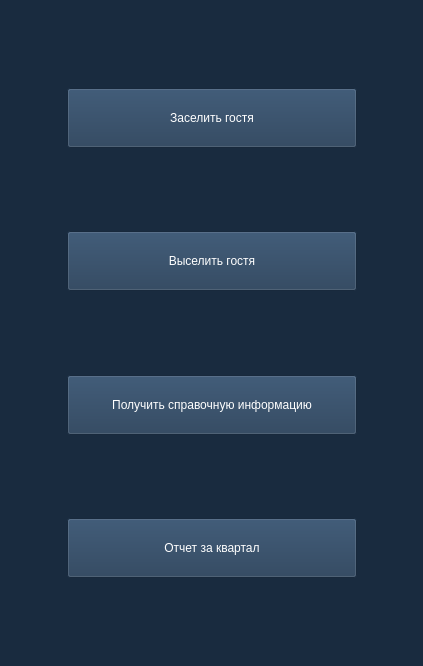
<?xml version="1.0" encoding="UTF-8"?>
<ui version="4.0">
 <class>actionChooseReception</class>
 <widget class="QWidget" name="actionChooseReception">
  <property name="geometry">
   <rect>
    <x>0</x>
    <y>0</y>
    <width>423</width>
    <height>666</height>
   </rect>
  </property>
  <property name="windowTitle">
   <string>Form</string>
  </property>
  <property name="styleSheet">
   <string notr="true">background-color: rgb(25,43,63)</string>
  </property>
  <layout class="QHBoxLayout" name="horizontalLayout">
   <item>
    <spacer name="horizontalSpacer">
     <property name="orientation">
      <enum>Qt::Horizontal</enum>
     </property>
     <property name="sizeHint" stdset="0">
      <size>
       <width>41</width>
       <height>20</height>
      </size>
     </property>
    </spacer>
   </item>
   <item>
    <layout class="QVBoxLayout" name="verticalLayout_3">
     <item>
      <spacer name="verticalSpacer">
       <property name="orientation">
        <enum>Qt::Vertical</enum>
       </property>
       <property name="sizeHint" stdset="0">
        <size>
         <width>20</width>
         <height>40</height>
        </size>
       </property>
      </spacer>
     </item>
     <item>
      <widget class="QPushButton" name="add_guest">
       <property name="minimumSize">
        <size>
         <width>290</width>
         <height>60</height>
        </size>
       </property>
       <property name="styleSheet">
        <string notr="true">background-color: rgb(33, 57, 84);
color: rgb(255, 255, 255);
selection-background-color: rgb(65, 116, 167);
selection-color: rgb(25, 44, 64);
border-color: rgb(25,43,63);</string>
       </property>
       <property name="text">
        <string>Заселить гостя</string>
       </property>
      </widget>
     </item>
     <item>
      <spacer name="verticalSpacer_2">
       <property name="orientation">
        <enum>Qt::Vertical</enum>
       </property>
       <property name="sizeHint" stdset="0">
        <size>
         <width>20</width>
         <height>40</height>
        </size>
       </property>
      </spacer>
     </item>
     <item>
      <widget class="QPushButton" name="remove_guest">
       <property name="minimumSize">
        <size>
         <width>290</width>
         <height>60</height>
        </size>
       </property>
       <property name="styleSheet">
        <string notr="true">background-color: rgb(33, 57, 84);
color: rgb(255, 255, 255);
selection-background-color: rgb(65, 116, 167);
selection-color: rgb(25, 44, 64);
border-color: rgb(25,43,63);</string>
       </property>
       <property name="text">
        <string>Выселить гостя</string>
       </property>
      </widget>
     </item>
     <item>
      <spacer name="verticalSpacer_3">
       <property name="orientation">
        <enum>Qt::Vertical</enum>
       </property>
       <property name="sizeHint" stdset="0">
        <size>
         <width>20</width>
         <height>40</height>
        </size>
       </property>
      </spacer>
     </item>
     <item>
      <widget class="QPushButton" name="get_info">
       <property name="minimumSize">
        <size>
         <width>290</width>
         <height>60</height>
        </size>
       </property>
       <property name="styleSheet">
        <string notr="true">background-color: rgb(33, 57, 84);
color: rgb(255, 255, 255);
selection-background-color: rgb(65, 116, 167);
selection-color: rgb(25, 44, 64);
border-color: rgb(25,43,63);
</string>
       </property>
       <property name="text">
        <string>Получить справочную информацию</string>
       </property>
      </widget>
     </item>
     <item>
      <spacer name="verticalSpacer_5">
       <property name="orientation">
        <enum>Qt::Vertical</enum>
       </property>
       <property name="sizeHint" stdset="0">
        <size>
         <width>20</width>
         <height>40</height>
        </size>
       </property>
      </spacer>
     </item>
     <item>
      <widget class="QPushButton" name="pushButton">
       <property name="minimumSize">
        <size>
         <width>0</width>
         <height>60</height>
        </size>
       </property>
       <property name="styleSheet">
        <string notr="true">background-color: rgb(33, 57, 84);
color: rgb(255, 255, 255);
selection-background-color: rgb(65, 116, 167);
selection-color: rgb(25, 44, 64);
border-color: rgb(25,43,63);
</string>
       </property>
       <property name="text">
        <string>Отчет за квартал</string>
       </property>
      </widget>
     </item>
     <item>
      <spacer name="verticalSpacer_4">
       <property name="orientation">
        <enum>Qt::Vertical</enum>
       </property>
       <property name="sizeHint" stdset="0">
        <size>
         <width>20</width>
         <height>40</height>
        </size>
       </property>
      </spacer>
     </item>
    </layout>
   </item>
   <item>
    <spacer name="horizontalSpacer_2">
     <property name="orientation">
      <enum>Qt::Horizontal</enum>
     </property>
     <property name="sizeHint" stdset="0">
      <size>
       <width>40</width>
       <height>20</height>
      </size>
     </property>
    </spacer>
   </item>
  </layout>
 </widget>
 <resources/>
 <connections/>
</ui>
